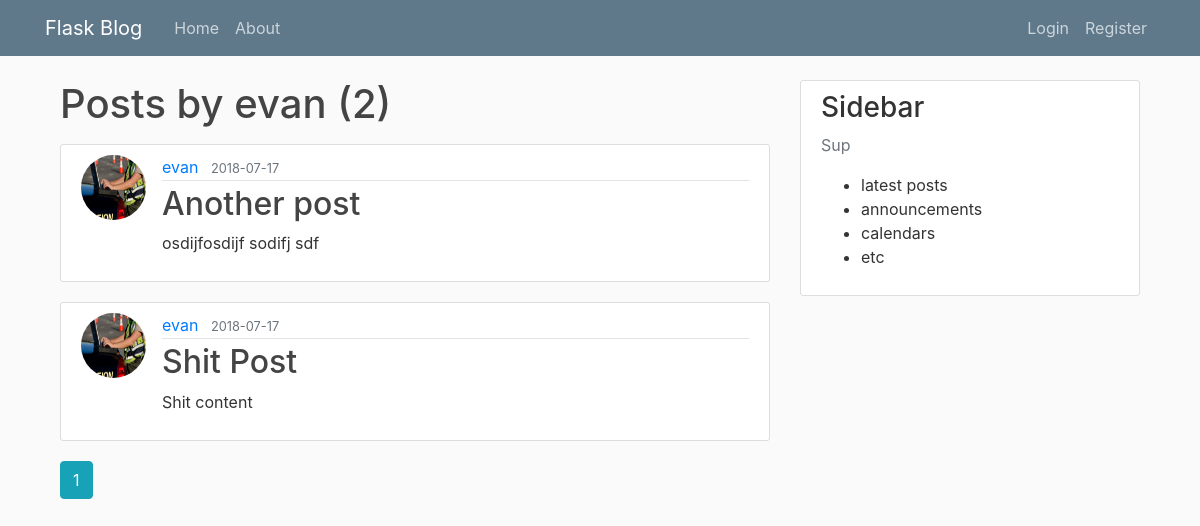
The page /user/evan on the database as committed earlier.
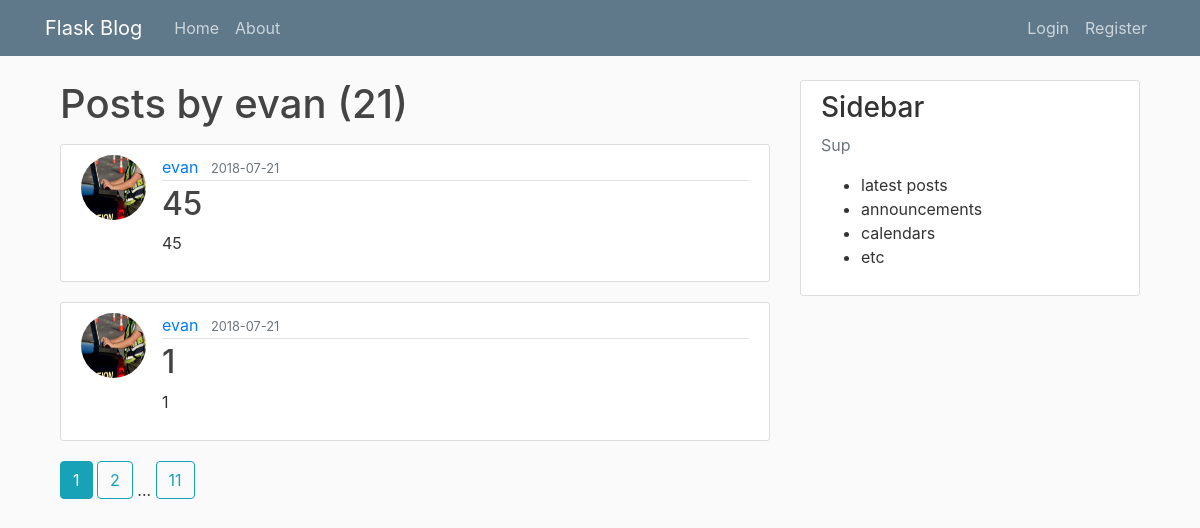
The same page on the database as committed later.
### flask_blog/models.py (models this page shows, shortened)
class Post(db.Model):
    id = db.Column(db.Integer, primary_key=True)
    title = db.Column(db.String(100), nullable=False)
    date_posted = db.Column(db.DateTime, nullable=False, default=datetime.utcnow)
    content = db.Column(db.Text, nullable=False)
    user_id = db.Column(db.Integer, db.ForeignKey('user.id'), nullable=False)

class User(db.Model, UserMixin):
    id = db.Column(db.Integer, primary_key=True)
    username = db.Column(db.String(20), unique=True, nullable=False)
    email = db.Column(db.String(120), unique=True, nullable=False)
    image_file = db.Column(db.String(20), nullable=False, default='default.jpg')
    password = db.Column(db.String(60), nullable=False)
    posts = db.relationship('Post', backref='author', lazy=True)

### flask_blog/users/routes.py (the view)
@users.route("/user/<string:username>")
def user_posts(username):
    page = request.args.get('page', 1, type=int)
    user = User.query.filter_by(username=username).first_or_404()
    posts = Post \
        .query \
        .filter_by(author=user) \
        .order_by(Post.date_posted.desc()) \
        .paginate(per_page=2, page=page)
    return render_template('user_posts.html', posts=posts, user=user)

### flask_blog/templates/user_posts.html
{% extends 'layout.html' %}
{% block content %}
    <h1 class="mb-3">Posts by {{ user.username }} ({{ posts.total }})</h1>
    {% for post in posts.items %}
        <article class="media content-section">
            <img class="rounded-circle article-img" src="{{ url_for('static', filename='profile_pics/' + post.author.image_file) }}" alt="">
            <div class="media-body">
                <div class="article-metadata">
                    <a class="mr-2" href="{{ url_for('users.user_posts', username=post.author.username) }}">{{ post.author.username }}</a>
                    <small class="text-muted">{{ post.date_posted.strftime('%Y-%m-%d') }}</small>
                </div>
                <h2><a class="article-title" href="{{ url_for('posts.post', post_id=post.id)  }}">{{ post.title }}</a></h2>
                <p class="article-content">{{ post.content }}</p>
            </div>
        </article>
    {% endfor %}
    {% for page_num in posts.iter_pages(left_edge=1, right_edge=1, left_current=1, right_current=2) %}
        {% if page_num %}
            {% if posts.page == page_num %}
                <a class="btn btn-info mb-4" href="{{ url_for('users.user_posts', username=user.username, page=page_num) }}">{{ page_num }}</a>
            {% else %}
                <a class="btn btn-outline-info mb-4" href="{{ url_for('users.user_posts', username=user.username, page=page_num) }}">{{ page_num }}</a>
            {% endif %}
        {% else %}
            ...
        {% endif %}
    {% endfor %}
{% endblock content %}

Rows that differ between the two databases and show on the page:
no longer on this page (row unchanged): Post: image_file (picture), author.username "evan", date_posted "2018-07-17", title "Another post", content "osdijfosdijf sodifj sdf"
removed Post: image_file (picture), author.username "evan", date_posted "2018-07-17", title "Shit Post", content "Shit content"
added Post: image_file (picture), author.username "evan", date_posted "2018-07-21", title "45", content "45"
added Post: image_file (picture), author.username "evan", date_posted "2018-07-21", title "1", content "1"
Other text that changed with them:
{{ posts.total }}: "2" → "21"
new list line: "2"
new list line: "11"
